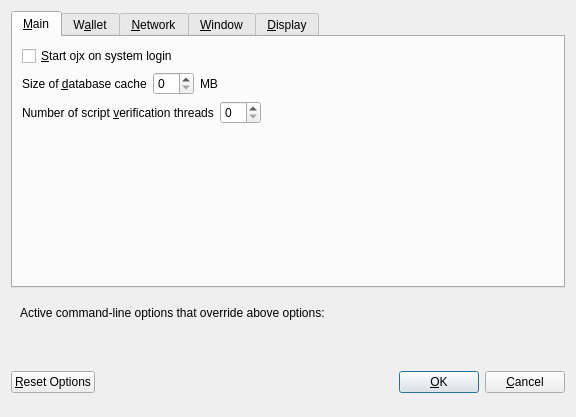
<?xml version="1.0" encoding="UTF-8"?>
<ui version="4.0">
 <class>OptionsDialog</class>
 <widget class="QDialog" name="OptionsDialog">
  <property name="geometry">
   <rect>
    <x>0</x>
    <y>0</y>
    <width>576</width>
    <height>417</height>
   </rect>
  </property>
  <property name="windowTitle">
   <string>Options</string>
  </property>
  <property name="modal">
   <bool>true</bool>
  </property>
  <layout class="QVBoxLayout" name="verticalLayout">
   <item>
    <widget class="QTabWidget" name="tabWidget">
     <property name="currentIndex">
      <number>0</number>
     </property>
     <widget class="QWidget" name="tabMain">
      <attribute name="title">
       <string>&amp;Main</string>
      </attribute>
      <layout class="QVBoxLayout" name="verticalLayout_Main">
       <item>
        <widget class="QCheckBox" name="bitcoinAtStartup">
         <property name="toolTip">
          <string>Automatically start ojx after logging in to the system.</string>
         </property>
         <property name="text">
          <string>&amp;Start ojx on system login</string>
         </property>
        </widget>
       </item>
       <item>
        <layout class="QHBoxLayout" name="horizontalLayout_2_Main">
         <item>
          <widget class="QLabel" name="databaseCacheLabel">
           <property name="text">
            <string>Size of &amp;database cache</string>
           </property>
           <property name="textFormat">
            <enum>Qt::PlainText</enum>
           </property>
           <property name="buddy">
            <cstring>databaseCache</cstring>
           </property>
          </widget>
         </item>
         <item>
          <widget class="QSpinBox" name="databaseCache"/>
         </item>
         <item>
          <widget class="QLabel" name="databaseCacheUnitLabel">
           <property name="text">
            <string>MB</string>
           </property>
           <property name="textFormat">
            <enum>Qt::PlainText</enum>
           </property>
          </widget>
         </item>
         <item>
          <spacer name="horizontalSpacer_2_Main">
           <property name="orientation">
            <enum>Qt::Horizontal</enum>
           </property>
           <property name="sizeHint" stdset="0">
            <size>
             <width>40</width>
             <height>20</height>
            </size>
           </property>
          </spacer>
         </item>
        </layout>
       </item>
       <item>
        <layout class="QHBoxLayout" name="horizontalLayout_3_Main">
         <item>
          <widget class="QLabel" name="threadsScriptVerifLabel">
           <property name="text">
            <string>Number of script &amp;verification threads</string>
           </property>
           <property name="textFormat">
            <enum>Qt::PlainText</enum>
           </property>
           <property name="buddy">
            <cstring>threadsScriptVerif</cstring>
           </property>
          </widget>
         </item>
         <item>
          <widget class="QSpinBox" name="threadsScriptVerif">
           <property name="toolTip">
            <string>(0 = auto, &lt;0 = leave that many cores free)</string>
           </property>
          </widget>
         </item>
         <item>
          <spacer name="horizontalSpacer_3_Main">
           <property name="orientation">
            <enum>Qt::Horizontal</enum>
           </property>
           <property name="sizeHint" stdset="0">
            <size>
             <width>40</width>
             <height>20</height>
            </size>
           </property>
          </spacer>
         </item>
        </layout>
       </item>
       <item>
        <spacer name="verticalSpacer_Main">
         <property name="orientation">
          <enum>Qt::Vertical</enum>
         </property>
         <property name="sizeHint" stdset="0">
          <size>
           <width>20</width>
           <height>40</height>
          </size>
         </property>
        </spacer>
       </item>
      </layout>
     </widget>
     <widget class="QWidget" name="tabWallet">
      <attribute name="title">
       <string>W&amp;allet</string>
      </attribute>
      <layout class="QVBoxLayout" name="verticalLayout_Wallet">
       <item>
        <widget class="QGroupBox" name="groupBox">
         <property name="title">
          <string>Expert</string>
         </property>
         <layout class="QVBoxLayout" name="verticalLayout_2">
          <item>
           <widget class="QCheckBox" name="coinControlFeatures">
            <property name="toolTip">
             <string>Whether to show coin control features or not.</string>
            </property>
            <property name="text">
             <string>Enable coin &amp;control features</string>
            </property>
           </widget>
          </item>
          <item>
           <widget class="QCheckBox" name="showMasternodesTab">
            <property name="toolTip">
             <string>Show additional tab listing all your masternodes in first sub-tab&lt;br/&gt;and all masternodes on the network in second sub-tab.</string>
            </property>
            <property name="text">
             <string>Show Masternodes Tab</string>
            </property>
           </widget>
          </item>
          <item>
           <widget class="QCheckBox" name="spendZeroConfChange">
            <property name="toolTip">
             <string>If you disable the spending of unconfirmed change, the change from a transaction&lt;br/&gt;cannot be used until that transaction has at least one confirmation.&lt;br/&gt;This also affects how your balance is computed.</string>
            </property>
            <property name="text">
             <string>&amp;Spend unconfirmed change</string>
            </property>
           </widget>
          </item>
         </layout>
        </widget>
       </item>
       <item>
        <spacer name="verticalSpacer_Wallet">
         <property name="orientation">
          <enum>Qt::Vertical</enum>
         </property>
         <property name="sizeHint" stdset="0">
          <size>
           <width>20</width>
           <height>40</height>
          </size>
         </property>
        </spacer>
       </item>
      </layout>
     </widget>
     <widget class="QWidget" name="tabNetwork">
      <attribute name="title">
       <string>&amp;Network</string>
      </attribute>
      <layout class="QVBoxLayout" name="verticalLayout_Network">
       <item>
        <widget class="QCheckBox" name="mapPortUpnp">
         <property name="toolTip">
          <string>Automatically open the ojx client port on the router. This only works when your router supports UPnP and it is enabled.</string>
         </property>
         <property name="text">
          <string>Map port using &amp;UPnP</string>
         </property>
        </widget>
       </item>
       <item>
        <widget class="QCheckBox" name="allowIncoming">
         <property name="toolTip">
          <string>Accept connections from outside</string>
         </property>
         <property name="text">
          <string>Allow incoming connections</string>
         </property>
        </widget>
       </item>
       <item>
        <widget class="QCheckBox" name="connectSocks">
         <property name="toolTip">
          <string>Connect to the ojx network through a SOCKS5 proxy.</string>
         </property>
         <property name="text">
          <string>&amp;Connect through SOCKS5 proxy (default proxy):</string>
         </property>
        </widget>
       </item>
       <item>
        <layout class="QHBoxLayout" name="horizontalLayout_1_Network">
         <item>
          <widget class="QLabel" name="proxyIpLabel">
           <property name="text">
            <string>Proxy &amp;IP:</string>
           </property>
           <property name="textFormat">
            <enum>Qt::PlainText</enum>
           </property>
           <property name="buddy">
            <cstring>proxyIp</cstring>
           </property>
          </widget>
         </item>
         <item>
          <widget class="QValidatedLineEdit" name="proxyIp">
           <property name="minimumSize">
            <size>
             <width>140</width>
             <height>0</height>
            </size>
           </property>
           <property name="maximumSize">
            <size>
             <width>140</width>
             <height>16777215</height>
            </size>
           </property>
           <property name="toolTip">
            <string>IP address of the proxy (e.g. IPv4: 127.0.0.1 / IPv6: ::1)</string>
           </property>
          </widget>
         </item>
         <item>
          <widget class="QLabel" name="proxyPortLabel">
           <property name="text">
            <string>&amp;Port:</string>
           </property>
           <property name="textFormat">
            <enum>Qt::PlainText</enum>
           </property>
           <property name="buddy">
            <cstring>proxyPort</cstring>
           </property>
          </widget>
         </item>
         <item>
          <widget class="QLineEdit" name="proxyPort">
           <property name="minimumSize">
            <size>
             <width>55</width>
             <height>0</height>
            </size>
           </property>
           <property name="maximumSize">
            <size>
             <width>55</width>
             <height>16777215</height>
            </size>
           </property>
           <property name="toolTip">
            <string>Port of the proxy (e.g. 9050)</string>
           </property>
          </widget>
         </item>
         <item>
          <spacer name="horizontalSpacer_1_Network">
           <property name="orientation">
            <enum>Qt::Horizontal</enum>
           </property>
           <property name="sizeHint" stdset="0">
            <size>
             <width>40</width>
             <height>20</height>
            </size>
           </property>
          </spacer>
         </item>
        </layout>
       </item>
       <item>
        <spacer name="verticalSpacer_Network">
         <property name="orientation">
          <enum>Qt::Vertical</enum>
         </property>
         <property name="sizeHint" stdset="0">
          <size>
           <width>20</width>
           <height>40</height>
          </size>
         </property>
        </spacer>
       </item>
      </layout>
     </widget>
     <widget class="QWidget" name="tabWindow">
      <attribute name="title">
       <string>&amp;Window</string>
      </attribute>
      <layout class="QVBoxLayout" name="verticalLayout_Window">
       <item>
        <widget class="QCheckBox" name="minimizeToTray">
         <property name="toolTip">
          <string>Show only a tray icon after minimizing the window.</string>
         </property>
         <property name="text">
          <string>&amp;Minimize to the tray instead of the taskbar</string>
         </property>
        </widget>
       </item>
       <item>
        <widget class="QCheckBox" name="minimizeOnClose">
         <property name="toolTip">
          <string>Minimize instead of exit the application when the window is closed. When this option is enabled, the application will be closed only after selecting Quit in the menu.</string>
         </property>
         <property name="text">
          <string>M&amp;inimize on close</string>
         </property>
        </widget>
       </item>
       <item>
        <spacer name="verticalSpacer_Window">
         <property name="orientation">
          <enum>Qt::Vertical</enum>
         </property>
         <property name="sizeHint" stdset="0">
          <size>
           <width>20</width>
           <height>40</height>
          </size>
         </property>
        </spacer>
       </item>
      </layout>
     </widget>
     <widget class="QWidget" name="tabDisplay">
      <attribute name="title">
       <string>&amp;Display</string>
      </attribute>
      <layout class="QVBoxLayout" name="verticalLayout_Display">
       <item>
        <layout class="QHBoxLayout" name="horizontalLayout_1_Display">
         <item>
          <widget class="QLabel" name="langLabel">
           <property name="text">
            <string>User Interface &amp;language:</string>
           </property>
           <property name="textFormat">
            <enum>Qt::PlainText</enum>
           </property>
           <property name="buddy">
            <cstring>lang</cstring>
           </property>
          </widget>
         </item>
         <item>
          <widget class="QValueComboBox" name="lang">
           <property name="toolTip">
            <string>The user interface language can be set here. This setting will take effect after restarting ojx.</string>
           </property>
          </widget>
         </item>
        </layout>
       </item>
       <item>
        <widget class="QLabel" name="label_3">
         <property name="toolTip">
          <string notr="true"/>
         </property>
         <property name="statusTip">
          <string notr="true"/>
         </property>
         <property name="whatsThis">
          <string notr="true"/>
         </property>
         <property name="accessibleName">
          <string notr="true"/>
         </property>
         <property name="text">
          <string>Language missing or translation incomplete? Help contributing translations here:
https://www.transifex.com/ojxcoin/ojx-project-translations</string>
         </property>
         <property name="wordWrap">
          <bool>true</bool>
         </property>
         <property name="openExternalLinks">
          <bool>true</bool>
         </property>
         <property name="textInteractionFlags">
          <set>Qt::TextBrowserInteraction</set>
         </property>
        </widget>
       </item>
       <item>
        <layout class="QHBoxLayout" name="horizontalLayout_4_Display" stretch="0,0">
         <item>
          <widget class="QLabel" name="themeLabel">
           <property name="text">
            <string>User Interface Theme:</string>
           </property>
          </widget>
         </item>
         <item>
          <widget class="QValueComboBox" name="theme"/>
         </item>
        </layout>
       </item>
       <item>
        <widget class="Line" name="line">
         <property name="orientation">
          <enum>Qt::Horizontal</enum>
         </property>
        </widget>
       </item>
       <item>
        <layout class="QHBoxLayout" name="horizontalLayout_2_Display">
         <item>
          <widget class="QLabel" name="unitLabel">
           <property name="text">
            <string>&amp;Unit to show amounts in:</string>
           </property>
           <property name="textFormat">
            <enum>Qt::PlainText</enum>
           </property>
           <property name="buddy">
            <cstring>unit</cstring>
           </property>
          </widget>
         </item>
         <item>
          <widget class="QValueComboBox" name="unit">
           <property name="toolTip">
            <string>Choose the default subdivision unit to show in the interface and when sending coins.</string>
           </property>
          </widget>
         </item>
        </layout>
       </item>
       <item>
        <layout class="QHBoxLayout" name="horizontalLayout_5_Display">
         <item>
          <widget class="QLabel" name="digitsLabel">
           <property name="text">
            <string>Decimal digits</string>
           </property>
          </widget>
         </item>
         <item>
          <widget class="QValueComboBox" name="digits"/>
         </item>
        </layout>
       </item>
       <item>
        <layout class="QHBoxLayout" name="horizontalLayout_3_Display">
         <item>
          <widget class="QLabel" name="thirdPartyTxUrlsLabel">
           <property name="toolTip">
            <string>Third party URLs (e.g. a block explorer) that appear in the transactions tab as context menu items. %s in the URL is replaced by transaction hash. Multiple URLs are separated by vertical bar |.</string>
           </property>
           <property name="text">
            <string>Third party transaction URLs</string>
           </property>
           <property name="buddy">
            <cstring>thirdPartyTxUrls</cstring>
           </property>
          </widget>
         </item>
         <item>
          <widget class="QLineEdit" name="thirdPartyTxUrls">
           <property name="toolTip">
            <string>Third party URLs (e.g. a block explorer) that appear in the transactions tab as context menu items. %s in the URL is replaced by transaction hash. Multiple URLs are separated by vertical bar |.</string>
           </property>
          </widget>
         </item>
        </layout>
       </item>
       <item>
        <spacer name="verticalSpacer">
         <property name="orientation">
          <enum>Qt::Vertical</enum>
         </property>
         <property name="sizeHint" stdset="0">
          <size>
           <width>20</width>
           <height>40</height>
          </size>
         </property>
        </spacer>
       </item>
      </layout>
     </widget>
    </widget>
   </item>
   <item>
    <widget class="QFrame" name="frame">
     <layout class="QVBoxLayout" name="verticalLayout_Bottom">
      <item>
       <layout class="QHBoxLayout" name="horizontalLayout_Bottom">
        <item>
         <widget class="QLabel" name="overriddenByCommandLineInfoLabel">
          <property name="text">
           <string>Active command-line options that override above options:</string>
          </property>
          <property name="textFormat">
           <enum>Qt::PlainText</enum>
          </property>
         </widget>
        </item>
        <item>
         <spacer name="horizontalSpacer_Bottom">
          <property name="orientation">
           <enum>Qt::Horizontal</enum>
          </property>
          <property name="sizeHint" stdset="0">
           <size>
            <width>40</width>
            <height>20</height>
           </size>
          </property>
         </spacer>
        </item>
       </layout>
      </item>
      <item>
       <widget class="QLabel" name="overriddenByCommandLineLabel">
        <property name="text">
         <string/>
        </property>
        <property name="textFormat">
         <enum>Qt::PlainText</enum>
        </property>
        <property name="wordWrap">
         <bool>true</bool>
        </property>
       </widget>
      </item>
     </layout>
    </widget>
   </item>
   <item>
    <layout class="QHBoxLayout" name="horizontalLayout_Buttons">
     <item>
      <widget class="QPushButton" name="resetButton">
       <property name="toolTip">
        <string>Reset all client options to default.</string>
       </property>
       <property name="text">
        <string>&amp;Reset Options</string>
       </property>
       <property name="autoDefault">
        <bool>false</bool>
       </property>
      </widget>
     </item>
     <item>
      <spacer name="horizontalSpacer_1">
       <property name="orientation">
        <enum>Qt::Horizontal</enum>
       </property>
       <property name="sizeHint" stdset="0">
        <size>
         <width>40</width>
         <height>48</height>
        </size>
       </property>
      </spacer>
     </item>
     <item>
      <widget class="QLabel" name="statusLabel">
       <property name="minimumSize">
        <size>
         <width>200</width>
         <height>0</height>
        </size>
       </property>
       <property name="font">
        <font>
         <weight>75</weight>
         <bold>true</bold>
        </font>
       </property>
       <property name="text">
        <string/>
       </property>
       <property name="textFormat">
        <enum>Qt::PlainText</enum>
       </property>
       <property name="wordWrap">
        <bool>true</bool>
       </property>
      </widget>
     </item>
     <item>
      <spacer name="horizontalSpacer_2">
       <property name="orientation">
        <enum>Qt::Horizontal</enum>
       </property>
       <property name="sizeHint" stdset="0">
        <size>
         <width>40</width>
         <height>48</height>
        </size>
       </property>
      </spacer>
     </item>
     <item>
      <widget class="QPushButton" name="okButton">
       <property name="text">
        <string>&amp;OK</string>
       </property>
       <property name="autoDefault">
        <bool>false</bool>
       </property>
       <property name="default">
        <bool>true</bool>
       </property>
      </widget>
     </item>
     <item>
      <widget class="QPushButton" name="cancelButton">
       <property name="text">
        <string>&amp;Cancel</string>
       </property>
       <property name="autoDefault">
        <bool>false</bool>
       </property>
      </widget>
     </item>
    </layout>
   </item>
  </layout>
 </widget>
 <customwidgets>
  <customwidget>
   <class>QValidatedLineEdit</class>
   <extends>QLineEdit</extends>
   <header>qvalidatedlineedit.h</header>
  </customwidget>
  <customwidget>
   <class>QValueComboBox</class>
   <extends>QComboBox</extends>
   <header>qvaluecombobox.h</header>
  </customwidget>
 </customwidgets>
 <resources/>
 <connections/>
</ui>
